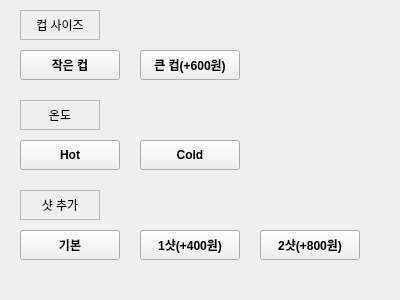
<?xml version="1.0" encoding="UTF-8"?>
<ui version="4.0">
 <class>Form</class>
 <widget class="QWidget" name="Form">
  <property name="geometry">
   <rect>
    <x>0</x>
    <y>0</y>
    <width>400</width>
    <height>300</height>
   </rect>
  </property>
  <property name="windowTitle">
   <string>Form</string>
  </property>
  <widget class="QLabel" name="label">
   <property name="geometry">
    <rect>
     <x>20</x>
     <y>100</y>
     <width>80</width>
     <height>30</height>
    </rect>
   </property>
   <property name="frameShape">
    <enum>QFrame::StyledPanel</enum>
   </property>
   <property name="text">
    <string>온도</string>
   </property>
   <property name="alignment">
    <set>Qt::AlignCenter</set>
   </property>
  </widget>
  <widget class="QPushButton" name="btn_3">
   <property name="geometry">
    <rect>
     <x>20</x>
     <y>140</y>
     <width>100</width>
     <height>30</height>
    </rect>
   </property>
   <property name="font">
    <font>
     <weight>75</weight>
     <bold>true</bold>
    </font>
   </property>
   <property name="text">
    <string>Hot</string>
   </property>
  </widget>
  <widget class="QPushButton" name="btn_4">
   <property name="geometry">
    <rect>
     <x>140</x>
     <y>140</y>
     <width>100</width>
     <height>30</height>
    </rect>
   </property>
   <property name="font">
    <font>
     <weight>75</weight>
     <bold>true</bold>
    </font>
   </property>
   <property name="text">
    <string>Cold</string>
   </property>
  </widget>
  <widget class="QPushButton" name="btn_5">
   <property name="geometry">
    <rect>
     <x>20</x>
     <y>230</y>
     <width>100</width>
     <height>30</height>
    </rect>
   </property>
   <property name="font">
    <font>
     <weight>75</weight>
     <bold>true</bold>
    </font>
   </property>
   <property name="text">
    <string>기본</string>
   </property>
  </widget>
  <widget class="QPushButton" name="btn_6">
   <property name="geometry">
    <rect>
     <x>140</x>
     <y>230</y>
     <width>100</width>
     <height>30</height>
    </rect>
   </property>
   <property name="font">
    <font>
     <weight>75</weight>
     <bold>true</bold>
    </font>
   </property>
   <property name="text">
    <string>1샷(+400원)</string>
   </property>
  </widget>
  <widget class="QLabel" name="label_2">
   <property name="geometry">
    <rect>
     <x>20</x>
     <y>190</y>
     <width>80</width>
     <height>30</height>
    </rect>
   </property>
   <property name="frameShape">
    <enum>QFrame::StyledPanel</enum>
   </property>
   <property name="text">
    <string>샷 추가</string>
   </property>
   <property name="alignment">
    <set>Qt::AlignCenter</set>
   </property>
  </widget>
  <widget class="QPushButton" name="btn_7">
   <property name="geometry">
    <rect>
     <x>260</x>
     <y>230</y>
     <width>100</width>
     <height>30</height>
    </rect>
   </property>
   <property name="font">
    <font>
     <weight>75</weight>
     <bold>true</bold>
    </font>
   </property>
   <property name="text">
    <string>2샷(+800원)</string>
   </property>
  </widget>
  <widget class="QPushButton" name="btn_2">
   <property name="geometry">
    <rect>
     <x>140</x>
     <y>50</y>
     <width>100</width>
     <height>30</height>
    </rect>
   </property>
   <property name="font">
    <font>
     <weight>75</weight>
     <bold>true</bold>
    </font>
   </property>
   <property name="text">
    <string>큰 컵(+600원)</string>
   </property>
  </widget>
  <widget class="QPushButton" name="btn_1">
   <property name="geometry">
    <rect>
     <x>20</x>
     <y>50</y>
     <width>100</width>
     <height>30</height>
    </rect>
   </property>
   <property name="font">
    <font>
     <weight>75</weight>
     <bold>true</bold>
    </font>
   </property>
   <property name="text">
    <string>작은 컵</string>
   </property>
  </widget>
  <widget class="QLabel" name="label_3">
   <property name="geometry">
    <rect>
     <x>20</x>
     <y>10</y>
     <width>80</width>
     <height>30</height>
    </rect>
   </property>
   <property name="frameShape">
    <enum>QFrame::StyledPanel</enum>
   </property>
   <property name="text">
    <string>컵 사이즈</string>
   </property>
   <property name="alignment">
    <set>Qt::AlignCenter</set>
   </property>
  </widget>
 </widget>
 <resources/>
 <connections/>
</ui>
